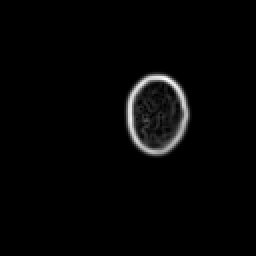
#> input picture image-preprocessing/preprocessed/preprocessed-1stchali/IMG_20241102_191939327.png, 128 x 128 px, found by its file name (shown 2 times larger); its folder holds only this picture in this run
$ python 1stchali-label.py
#> lines starting #> are read from the running program, lines starting #| are printed output that depends on the picture
import cv2
import matplotlib.pyplot as plt
import os

def add_labels_to_images(input_folder, output_folder, label, font_scale=0.8, text_color=(255, 255, 255), bg_color=(0, 0, 0), thickness=2):
    """
    Adds a label to all images in the input folder and saves them in the output folder.

    Args:
        input_folder (str): Path to the folder containing input images.
        output_folder (str): Path to the folder to save labeled images.
        label (str): Text to be added as the label.
        font_scale (float): Scale of the font size.
        text_color (tuple): Color of the text in BGR format.
        bg_color (tuple): Background color for the text in BGR format.
        thickness (int): Thickness of the text.
    """
#> called with label = 'I', font_scale = 0.8, text_color = (255, 255, 255), bg_color = (0, 0, 0), thickness = 2
    # Ensure output folder exists
    os.makedirs(output_folder, exist_ok=True)

    # Iterate over all files in the input folder
    for filename in os.listdir(input_folder):
        input_path = os.path.join(input_folder, filename)

        # Check if the file is an image
        if not (filename.endswith(".png") or filename.endswith(".jpg") or filename.endswith(".jpeg")):
            print(f"Skipping non-image file: {filename}")
            continue

        # Load the image
        image = cv2.imread(input_path)
#> image is the input picture: shape (128, 128, 3); min 0, max 255, mean 5
        if image is None:
            print(f"Failed to load image: {filename}")
            continue

        # Resize the image for consistency
        resized_image = cv2.resize(image, (500, 500))  # Resize to 500x500 for demonstration purposes

        # Set font for the label
        font = cv2.FONT_HERSHEY_SIMPLEX

        # Get text size to calculate the position
        (text_width, text_height), baseline = cv2.getTextSize(label, font, font_scale, thickness)

        # Position the text at the bottom-left corner with padding
        text_x = 10  # Adjust this value for horizontal positioning
        text_y = resized_image.shape[0] - 10  # Place it near the bottom of the image
#> text_y = 490

        # Add a black background rectangle for better text visibility
        cv2.rectangle(resized_image, (text_x, text_y - text_height - 5),
                      (text_x + text_width, text_y + baseline),
                      bg_color, -1)

        # Overlay the label text
        cv2.putText(resized_image, label, (text_x, text_y), font, font_scale, text_color, thickness)
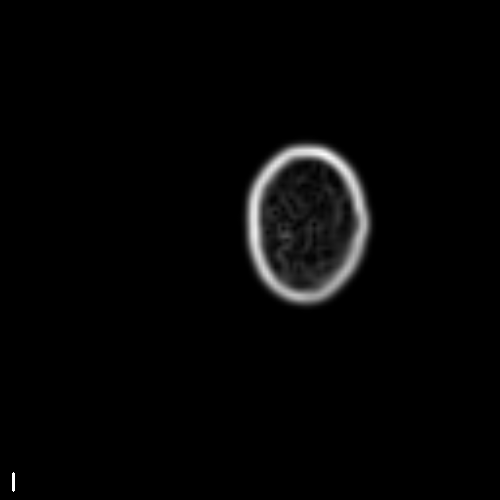
#> resized_image: shape (500, 500, 3); min 0, max 255, mean 5.1

        # Construct the output file path
        output_path = os.path.join(output_folder, filename)

        # Save the labeled image
        cv2.imwrite(output_path, resized_image)
        print(f"Labeled image saved: {output_path}")

    print("Processing complete. All labeled images are saved in the output folder.")

# Example Usage
input_folder = '/workspaces/Arecanut-quality-classification/image-preprocessing/preprocessed/preprocessed-1stchali'  # Replace with the path to your input folder
output_folder = '/workspaces/Arecanut-quality-classification/labels/1stchcali-labelled'  # Replace with the path to your output folder
label = 'I'  # Label to be added to all images

add_labels_to_images(
    input_folder=input_folder,
    output_folder=output_folder,
    label=label,
    font_scale=0.8,
    text_color=(255, 255, 255),  # White text
    bg_color=(0, 0, 0),  # Black background for text
    thickness=2
)

$ run again, on image-preprocessing/preprocessed/preprocessed-1stchali/IMG_20241102_193220081.png
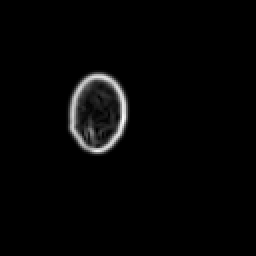
#> input picture image-preprocessing/preprocessed/preprocessed-1stchali/IMG_20241102_193220081.png, 128 x 128 px, found by its file name (shown 2 times larger)
#> in add_labels_to_images, image is the input picture: shape (128, 128, 3); min 0, max 255, mean 5
#> in add_labels_to_images, `cv2.putText(resized_image, label, (text_x, text_y), font, font_scale, ..`:
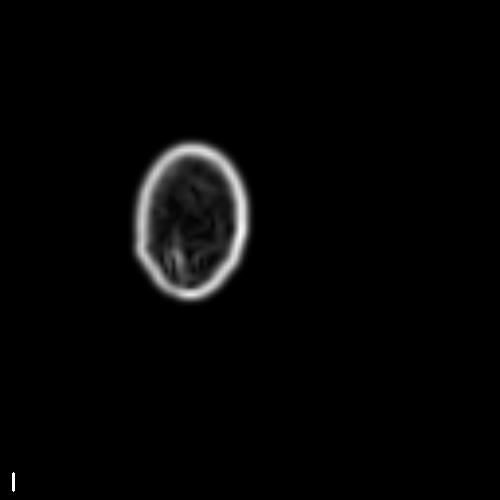
#> resized_image: shape (500, 500, 3); min 0, max 255, mean 5.1

$ run again, on image-preprocessing/preprocessed/preprocessed-1stchali/IMG_20241102_192754636.png
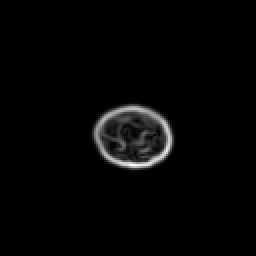
#> input picture image-preprocessing/preprocessed/preprocessed-1stchali/IMG_20241102_192754636.png, 128 x 128 px, found by its file name (shown 2 times larger)
#> in add_labels_to_images, image is the input picture: shape (128, 128, 3); min 0, max 255, mean 5.1
#> in add_labels_to_images, `cv2.putText(resized_image, label, (text_x, text_y), font, font_scale, ..`:
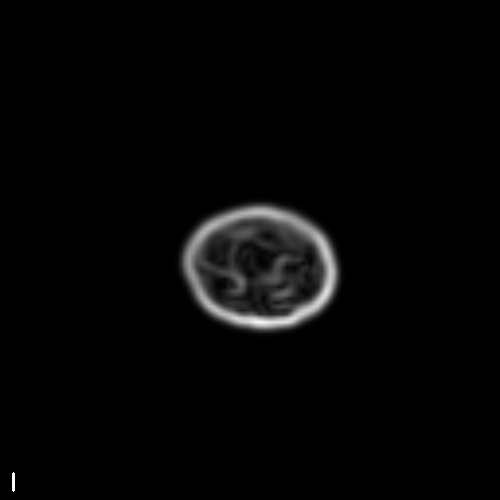
#> resized_image: shape (500, 500, 3); min 0, max 255, mean 5.2
